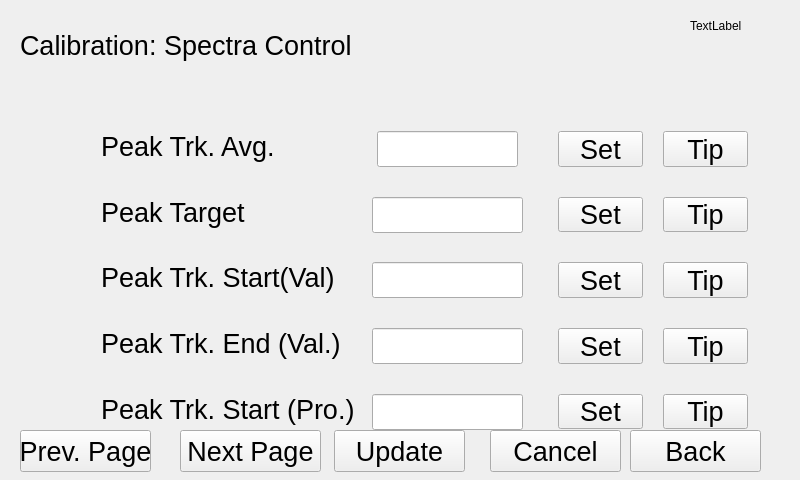
<?xml version="1.0" encoding="UTF-8"?>
<ui version="4.0">
 <class>spectrumSelfRegulateDlg</class>
 <widget class="QWidget" name="spectrumSelfRegulateDlg">
  <property name="geometry">
   <rect>
    <x>0</x>
    <y>0</y>
    <width>800</width>
    <height>480</height>
   </rect>
  </property>
  <property name="windowTitle">
   <string>Form</string>
  </property>
  <widget class="QLabel" name="label">
   <property name="geometry">
    <rect>
     <x>20</x>
     <y>20</y>
     <width>371</width>
     <height>51</height>
    </rect>
   </property>
   <property name="text">
    <string>&lt;html&gt;&lt;head/&gt;&lt;body&gt;&lt;p&gt;&lt;span style=&quot; font-size:20pt;&quot;&gt;Calibration: Spectra Control&lt;/span&gt;&lt;/p&gt;&lt;/body&gt;&lt;/html&gt;</string>
   </property>
  </widget>
  <widget class="QLabel" name="label_3">
   <property name="geometry">
    <rect>
     <x>101</x>
     <y>197</y>
     <width>241</width>
     <height>32</height>
    </rect>
   </property>
   <property name="text">
    <string>&lt;html&gt;&lt;head/&gt;&lt;body&gt;&lt;p&gt;&lt;span style=&quot; font-size:20pt;&quot;&gt;Peak Target&lt;/span&gt;&lt;/p&gt;&lt;/body&gt;&lt;/html&gt;</string>
   </property>
  </widget>
  <widget class="QLabel" name="label_4">
   <property name="geometry">
    <rect>
     <x>101</x>
     <y>262</y>
     <width>251</width>
     <height>32</height>
    </rect>
   </property>
   <property name="text">
    <string>&lt;html&gt;&lt;head/&gt;&lt;body&gt;&lt;p&gt;&lt;span style=&quot; font-size:20pt;&quot;&gt;Peak Trk. Start(Val)&lt;/span&gt;&lt;/p&gt;&lt;/body&gt;&lt;/html&gt;</string>
   </property>
  </widget>
  <widget class="QLabel" name="label_5">
   <property name="geometry">
    <rect>
     <x>101</x>
     <y>328</y>
     <width>251</width>
     <height>32</height>
    </rect>
   </property>
   <property name="text">
    <string>&lt;html&gt;&lt;head/&gt;&lt;body&gt;&lt;p&gt;&lt;span style=&quot; font-size:20pt;&quot;&gt;Peak  Trk. End (Val.)&lt;/span&gt;&lt;/p&gt;&lt;/body&gt;&lt;/html&gt;</string>
   </property>
  </widget>
  <widget class="QLineEdit" name="PkTrkAvg_lineEdit">
   <property name="geometry">
    <rect>
     <x>377</x>
     <y>131</y>
     <width>141</width>
     <height>36</height>
    </rect>
   </property>
   <property name="font">
    <font>
     <pointsize>20</pointsize>
    </font>
   </property>
  </widget>
  <widget class="QLineEdit" name="PkTarget_lineEdit">
   <property name="geometry">
    <rect>
     <x>372</x>
     <y>197</y>
     <width>151</width>
     <height>36</height>
    </rect>
   </property>
   <property name="font">
    <font>
     <pointsize>20</pointsize>
    </font>
   </property>
  </widget>
  <widget class="QLineEdit" name="ValPkTrkStart_lineEdit">
   <property name="geometry">
    <rect>
     <x>372</x>
     <y>262</y>
     <width>151</width>
     <height>36</height>
    </rect>
   </property>
   <property name="font">
    <font>
     <pointsize>20</pointsize>
    </font>
   </property>
  </widget>
  <widget class="QLineEdit" name="ValPkTrkEnd_lineEdit">
   <property name="geometry">
    <rect>
     <x>372</x>
     <y>328</y>
     <width>151</width>
     <height>36</height>
    </rect>
   </property>
   <property name="font">
    <font>
     <pointsize>20</pointsize>
    </font>
   </property>
  </widget>
  <widget class="QPushButton" name="findaveragepeakTip">
   <property name="geometry">
    <rect>
     <x>663</x>
     <y>131</y>
     <width>85</width>
     <height>36</height>
    </rect>
   </property>
   <property name="font">
    <font>
     <pointsize>20</pointsize>
    </font>
   </property>
   <property name="text">
    <string>Tip</string>
   </property>
  </widget>
  <widget class="QPushButton" name="targetpeakTip">
   <property name="geometry">
    <rect>
     <x>663</x>
     <y>197</y>
     <width>85</width>
     <height>35</height>
    </rect>
   </property>
   <property name="font">
    <font>
     <pointsize>20</pointsize>
    </font>
   </property>
   <property name="text">
    <string>Tip</string>
   </property>
  </widget>
  <widget class="QPushButton" name="startingpointofpeakcalibrationTip">
   <property name="geometry">
    <rect>
     <x>663</x>
     <y>262</y>
     <width>85</width>
     <height>36</height>
    </rect>
   </property>
   <property name="font">
    <font>
     <pointsize>20</pointsize>
    </font>
   </property>
   <property name="text">
    <string>Tip</string>
   </property>
  </widget>
  <widget class="QPushButton" name="endingpointofpeakcalibrationTip">
   <property name="geometry">
    <rect>
     <x>663</x>
     <y>328</y>
     <width>85</width>
     <height>36</height>
    </rect>
   </property>
   <property name="font">
    <font>
     <pointsize>20</pointsize>
    </font>
   </property>
   <property name="text">
    <string>Tip</string>
   </property>
  </widget>
  <widget class="QLabel" name="dateTime">
   <property name="geometry">
    <rect>
     <x>690</x>
     <y>20</y>
     <width>54</width>
     <height>12</height>
    </rect>
   </property>
   <property name="text">
    <string>TextLabel</string>
   </property>
  </widget>
  <widget class="QPushButton" name="back">
   <property name="geometry">
    <rect>
     <x>630</x>
     <y>430</y>
     <width>131</width>
     <height>42</height>
    </rect>
   </property>
   <property name="font">
    <font>
     <pointsize>20</pointsize>
    </font>
   </property>
   <property name="text">
    <string>Back</string>
   </property>
  </widget>
  <widget class="QPushButton" name="cancel">
   <property name="geometry">
    <rect>
     <x>490</x>
     <y>430</y>
     <width>131</width>
     <height>42</height>
    </rect>
   </property>
   <property name="font">
    <font>
     <pointsize>20</pointsize>
    </font>
   </property>
   <property name="text">
    <string>Cancel</string>
   </property>
  </widget>
  <widget class="QPushButton" name="pageDown">
   <property name="geometry">
    <rect>
     <x>180</x>
     <y>430</y>
     <width>141</width>
     <height>42</height>
    </rect>
   </property>
   <property name="font">
    <font>
     <pointsize>20</pointsize>
    </font>
   </property>
   <property name="text">
    <string>Next Page</string>
   </property>
  </widget>
  <widget class="QPushButton" name="ok">
   <property name="geometry">
    <rect>
     <x>334</x>
     <y>430</y>
     <width>131</width>
     <height>42</height>
    </rect>
   </property>
   <property name="font">
    <font>
     <pointsize>20</pointsize>
    </font>
   </property>
   <property name="text">
    <string>Update</string>
   </property>
  </widget>
  <widget class="QLabel" name="label_7">
   <property name="geometry">
    <rect>
     <x>101</x>
     <y>394</y>
     <width>261</width>
     <height>32</height>
    </rect>
   </property>
   <property name="text">
    <string>&lt;html&gt;&lt;head/&gt;&lt;body&gt;&lt;p&gt;&lt;span style=&quot; font-size:20pt;&quot;&gt;Peak Trk. Start (Pro.)&lt;/span&gt;&lt;/p&gt;&lt;/body&gt;&lt;/html&gt;</string>
   </property>
  </widget>
  <widget class="QLineEdit" name="PkTrkStart_lineEdit">
   <property name="geometry">
    <rect>
     <x>372</x>
     <y>394</y>
     <width>151</width>
     <height>36</height>
    </rect>
   </property>
   <property name="font">
    <font>
     <pointsize>20</pointsize>
    </font>
   </property>
  </widget>
  <widget class="QPushButton" name="findpeakstartingpointTip">
   <property name="geometry">
    <rect>
     <x>663</x>
     <y>394</y>
     <width>85</width>
     <height>35</height>
    </rect>
   </property>
   <property name="font">
    <font>
     <pointsize>20</pointsize>
    </font>
   </property>
   <property name="text">
    <string>Tip</string>
   </property>
  </widget>
  <widget class="QPushButton" name="PkTrkAvg_change">
   <property name="geometry">
    <rect>
     <x>558</x>
     <y>131</y>
     <width>85</width>
     <height>36</height>
    </rect>
   </property>
   <property name="font">
    <font>
     <pointsize>20</pointsize>
    </font>
   </property>
   <property name="text">
    <string>Set</string>
   </property>
  </widget>
  <widget class="QPushButton" name="PkTarget_change">
   <property name="geometry">
    <rect>
     <x>558</x>
     <y>197</y>
     <width>85</width>
     <height>35</height>
    </rect>
   </property>
   <property name="font">
    <font>
     <pointsize>20</pointsize>
    </font>
   </property>
   <property name="text">
    <string>Set</string>
   </property>
  </widget>
  <widget class="QPushButton" name="ValPkTrkStart_change">
   <property name="geometry">
    <rect>
     <x>558</x>
     <y>262</y>
     <width>85</width>
     <height>36</height>
    </rect>
   </property>
   <property name="font">
    <font>
     <pointsize>20</pointsize>
    </font>
   </property>
   <property name="text">
    <string>Set</string>
   </property>
  </widget>
  <widget class="QPushButton" name="ValPkTrkEnd_change">
   <property name="geometry">
    <rect>
     <x>558</x>
     <y>328</y>
     <width>85</width>
     <height>36</height>
    </rect>
   </property>
   <property name="font">
    <font>
     <pointsize>20</pointsize>
    </font>
   </property>
   <property name="text">
    <string>Set</string>
   </property>
  </widget>
  <widget class="QPushButton" name="PkTrkStart_change">
   <property name="geometry">
    <rect>
     <x>558</x>
     <y>394</y>
     <width>85</width>
     <height>35</height>
    </rect>
   </property>
   <property name="font">
    <font>
     <pointsize>20</pointsize>
    </font>
   </property>
   <property name="text">
    <string>Set</string>
   </property>
  </widget>
  <widget class="QLabel" name="label_2">
   <property name="geometry">
    <rect>
     <x>101</x>
     <y>131</y>
     <width>221</width>
     <height>32</height>
    </rect>
   </property>
   <property name="text">
    <string>&lt;html&gt;&lt;head/&gt;&lt;body&gt;&lt;p&gt;&lt;span style=&quot; font-size:20pt;&quot;&gt;Peak Trk. Avg.&lt;/span&gt;&lt;/p&gt;&lt;/body&gt;&lt;/html&gt;</string>
   </property>
  </widget>
  <widget class="QPushButton" name="pageUp">
   <property name="geometry">
    <rect>
     <x>20</x>
     <y>430</y>
     <width>131</width>
     <height>42</height>
    </rect>
   </property>
   <property name="font">
    <font>
     <pointsize>20</pointsize>
    </font>
   </property>
   <property name="text">
    <string>Prev. Page</string>
   </property>
  </widget>
 </widget>
 <resources/>
 <connections/>
</ui>
